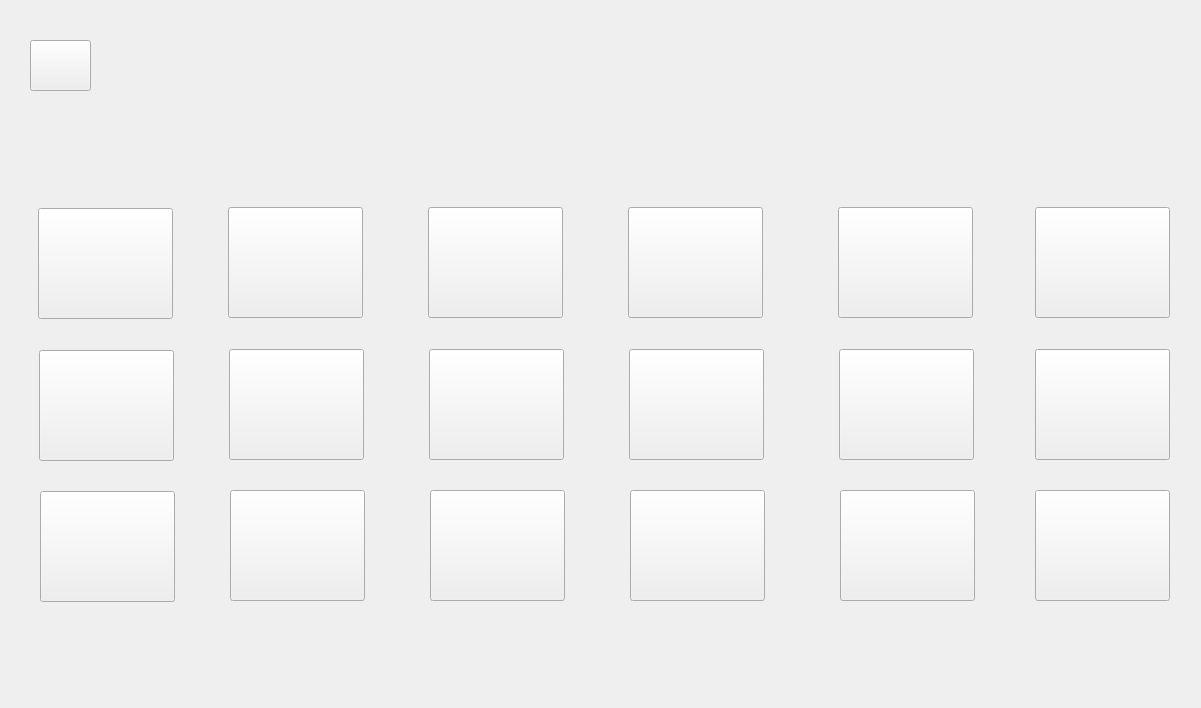
<?xml version="1.0" encoding="UTF-8"?>
<ui version="4.0">
 <class>MainWindow</class>
 <widget class="QMainWindow" name="MainWindow">
  <property name="geometry">
   <rect>
    <x>0</x>
    <y>0</y>
    <width>1201</width>
    <height>708</height>
   </rect>
  </property>
  <property name="windowTitle">
   <string>MainWindow</string>
  </property>
  <property name="styleSheet">
   <string notr="true">background-image:url(:/MENU/278352262_1030851091181698_28569167491434822_n.png);</string>
  </property>
  <widget class="QWidget" name="centralwidget">
   <widget class="QPushButton" name="pushButton">
    <property name="geometry">
     <rect>
      <x>38</x>
      <y>208</y>
      <width>135</width>
      <height>111</height>
     </rect>
    </property>
    <property name="styleSheet">
     <string notr="true">border-image : url(:/newPrefix/hit-dat.jpg);</string>
    </property>
    <property name="text">
     <string/>
    </property>
   </widget>
   <widget class="QPushButton" name="pushButton_2">
    <property name="geometry">
     <rect>
      <x>39</x>
      <y>350</y>
      <width>135</width>
      <height>111</height>
     </rect>
    </property>
    <property name="styleSheet">
     <string notr="true">border-image : url(:/MENU/nguc.jpg);</string>
    </property>
    <property name="text">
     <string/>
    </property>
   </widget>
   <widget class="QPushButton" name="pushButton_3">
    <property name="geometry">
     <rect>
      <x>40</x>
      <y>491</y>
      <width>135</width>
      <height>111</height>
     </rect>
    </property>
    <property name="styleSheet">
     <string notr="true">border-image: url(:/MENU/taytruoc.png);</string>
    </property>
    <property name="text">
     <string/>
    </property>
   </widget>
   <widget class="QPushButton" name="pushButton_4">
    <property name="geometry">
     <rect>
      <x>228</x>
      <y>207</y>
      <width>135</width>
      <height>111</height>
     </rect>
    </property>
    <property name="styleSheet">
     <string notr="true">border-image: url(:/MENU/taysau.jpg);</string>
    </property>
    <property name="text">
     <string/>
    </property>
   </widget>
   <widget class="QPushButton" name="pushButton_5">
    <property name="geometry">
     <rect>
      <x>229</x>
      <y>349</y>
      <width>135</width>
      <height>111</height>
     </rect>
    </property>
    <property name="styleSheet">
     <string notr="true">border-image : url(:/newPrefix/chan.jpg)</string>
    </property>
    <property name="text">
     <string/>
    </property>
   </widget>
   <widget class="QPushButton" name="pushButton_6">
    <property name="geometry">
     <rect>
      <x>230</x>
      <y>490</y>
      <width>135</width>
      <height>111</height>
     </rect>
    </property>
    <property name="styleSheet">
     <string notr="true">border-image : url(:/MENU/mong.png);</string>
    </property>
    <property name="text">
     <string/>
    </property>
   </widget>
   <widget class="QPushButton" name="pushButton_7">
    <property name="geometry">
     <rect>
      <x>428</x>
      <y>207</y>
      <width>135</width>
      <height>111</height>
     </rect>
    </property>
    <property name="styleSheet">
     <string notr="true">border-image : url(:/MENU/nguc.jpg);</string>
    </property>
    <property name="text">
     <string/>
    </property>
   </widget>
   <widget class="QPushButton" name="pushButton_8">
    <property name="geometry">
     <rect>
      <x>429</x>
      <y>349</y>
      <width>135</width>
      <height>111</height>
     </rect>
    </property>
    <property name="styleSheet">
     <string notr="true">border-image: url(:/MENU/taytruoc.png);</string>
    </property>
    <property name="text">
     <string/>
    </property>
   </widget>
   <widget class="QPushButton" name="pushButton_9">
    <property name="geometry">
     <rect>
      <x>430</x>
      <y>490</y>
      <width>135</width>
      <height>111</height>
     </rect>
    </property>
    <property name="styleSheet">
     <string notr="true">border-image :url(:/newPrefix/tay-sau-voi-ghe.jpg);</string>
    </property>
    <property name="text">
     <string/>
    </property>
   </widget>
   <widget class="QPushButton" name="pushButton_10">
    <property name="geometry">
     <rect>
      <x>628</x>
      <y>207</y>
      <width>135</width>
      <height>111</height>
     </rect>
    </property>
    <property name="styleSheet">
     <string notr="true">border-image: url(:/MENU/taysau.jpg);</string>
    </property>
    <property name="text">
     <string/>
    </property>
   </widget>
   <widget class="QPushButton" name="pushButton_11">
    <property name="geometry">
     <rect>
      <x>629</x>
      <y>349</y>
      <width>135</width>
      <height>111</height>
     </rect>
    </property>
    <property name="styleSheet">
     <string notr="true">border-image : url(:/newPrefix/dui.jpg);</string>
    </property>
    <property name="text">
     <string/>
    </property>
   </widget>
   <widget class="QPushButton" name="pushButton_12">
    <property name="geometry">
     <rect>
      <x>630</x>
      <y>490</y>
      <width>135</width>
      <height>111</height>
     </rect>
    </property>
    <property name="styleSheet">
     <string notr="true">border-image: url(:/MENU/chan.jpg);</string>
    </property>
    <property name="text">
     <string/>
    </property>
   </widget>
   <widget class="QPushButton" name="pushButton_13">
    <property name="geometry">
     <rect>
      <x>838</x>
      <y>207</y>
      <width>135</width>
      <height>111</height>
     </rect>
    </property>
    <property name="styleSheet">
     <string notr="true">border-image : url(:/newPrefix/hit-dat.jpg);</string>
    </property>
    <property name="text">
     <string/>
    </property>
   </widget>
   <widget class="QPushButton" name="pushButton_14">
    <property name="geometry">
     <rect>
      <x>839</x>
      <y>349</y>
      <width>135</width>
      <height>111</height>
     </rect>
    </property>
    <property name="styleSheet">
     <string notr="true">border-image : url(:/MENU/nguc.jpg);</string>
    </property>
    <property name="text">
     <string/>
    </property>
   </widget>
   <widget class="QPushButton" name="pushButton_15">
    <property name="geometry">
     <rect>
      <x>840</x>
      <y>490</y>
      <width>135</width>
      <height>111</height>
     </rect>
    </property>
    <property name="styleSheet">
     <string notr="true">border-image: url(:/MENU/taytruoc.png);</string>
    </property>
    <property name="text">
     <string/>
    </property>
   </widget>
   <widget class="QPushButton" name="pushButton_16">
    <property name="geometry">
     <rect>
      <x>1035</x>
      <y>207</y>
      <width>135</width>
      <height>111</height>
     </rect>
    </property>
    <property name="styleSheet">
     <string notr="true">border-image: url(:/MENU/taysau.jpg);</string>
    </property>
    <property name="text">
     <string/>
    </property>
   </widget>
   <widget class="QPushButton" name="pushButton_17">
    <property name="geometry">
     <rect>
      <x>1035</x>
      <y>349</y>
      <width>135</width>
      <height>111</height>
     </rect>
    </property>
    <property name="styleSheet">
     <string notr="true">border-image : url(:/newPrefix/gap-bung.jpg);</string>
    </property>
    <property name="text">
     <string/>
    </property>
   </widget>
   <widget class="QPushButton" name="pushButton_18">
    <property name="geometry">
     <rect>
      <x>1035</x>
      <y>490</y>
      <width>135</width>
      <height>111</height>
     </rect>
    </property>
    <property name="styleSheet">
     <string notr="true">border-image: url(:/MENU/chan.jpg);</string>
    </property>
    <property name="text">
     <string/>
    </property>
   </widget>
   <widget class="QPushButton" name="Back_TimeTable">
    <property name="geometry">
     <rect>
      <x>30</x>
      <y>40</y>
      <width>61</width>
      <height>51</height>
     </rect>
    </property>
    <property name="styleSheet">
     <string notr="true">border-image : url(:/MENU/back.png);</string>
    </property>
    <property name="text">
     <string/>
    </property>
   </widget>
  </widget>
 </widget>
 <resources>
  <include location="MENU.qrc"/>
  <include location="image.qrc"/>
 </resources>
 <connections/>
</ui>
